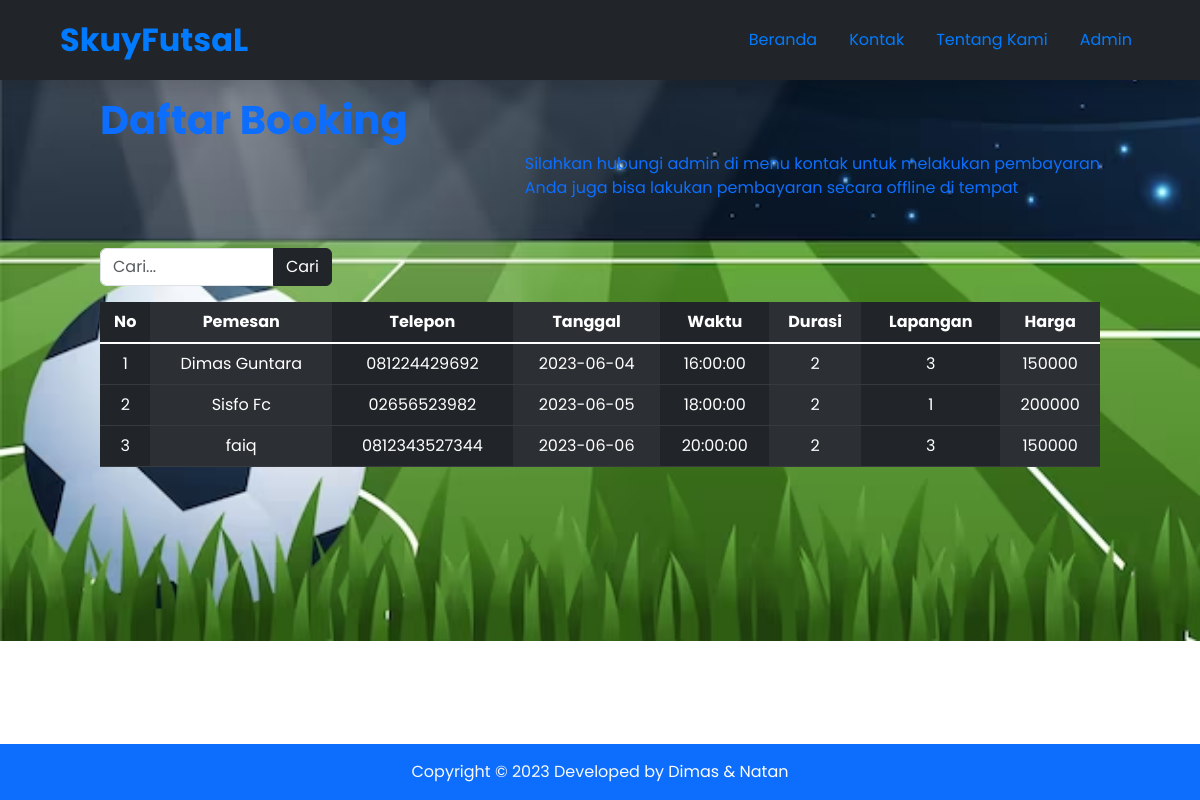
Screenshot of /booking.php with the database file from the repository.
### tables this page shows
CREATE TABLE `booking` (
  `id` int(11) NOT NULL,
  `nama` varchar(255) NOT NULL,
  `no_telepon` varchar(255) NOT NULL,
  `tanggal` date NOT NULL,
  `waktu` time NOT NULL,
  `durasi` int(11) NOT NULL,
  `no_lapangan` int(11) NOT NULL,
  `harga` int(11) NOT NULL
);

### booking.php (the view, shortened to what this page needs)
<?php
include('connection.php');
$query = mysqli_query($connect, "SELECT * FROM booking");
$result = mysqli_fetch_all($query, MYSQLI_ASSOC);
?>
<!DOCTYPE html>
<html lang="en">
  <head>
    <link href="https://cdn.jsdelivr.net/npm/bootstrap@5.3.0-alpha3/dist/css/bootstrap.min.css" rel="stylesheet" />
    <link rel="stylesheet" href="https://cdn.jsdelivr.net/npm/bootstrap-icons@1.10.5/font/bootstrap-icons.css">
    <link rel="stylesheet" href="style.css" />
  </head>
  <body>
  <header>
      <nav class="navbar navbar-expand-lg bg-dark shadow" data-bs-theme="light">
        <div class="container-fluid mx-5">
          <a class="navbar-brand" href="index.php">SkuyFutsaL</a>
          <div class="collapse navbar-collapse" id="navbarSupportedContent">
            <ul class="navbar-nav ms-auto mb-2 mb-lg-0 gap-3">
              <li class="nav-item">
                <a class="nav-link" aria-current="page" href="index.php">Beranda</a>
              </li>
              <li class="nav-item">
                <a class="nav-link" href="https://wa.me/6281224429692">Kontak</a>
              </li>
              <li class="nav-item">
                <a class="nav-link" href="about.html">Tentang Kami</a>
              </li>
              <li class="nav-item">
                <a class="nav-link" href="admin.php">Admin</a>
              </li>
            </ul>
          </div>
        </div>
      </nav>
    </header>
    <main class="d-flex justify-content-center mt-3">
      <div class="table-responsive col-10">
        <h1 class="text-primary fw-bold">Daftar Booking</h1>
        <p class="text-primary d-flex justify-content-md-end">Silahkan hubungi admin di menu kontak untuk melakukan pembayaran
        <br> Anda juga bisa lakukan pembayaran secara offline di tempat</p>
        <div class="row mt-5">
          <div class="col-3">
            <form class="input-group align-items-bottom" role="search" action="search.php" method="get">
              <input class="form-control" type="search" name="keyword" placeholder="Cari..." aria-label="Search" />
              <button class="btn btn-dark" type="submit">Cari</button>
            </form>
          </div>
        </div>
        <table class="table table-dark table-striped-columns text-white mt-3">
                <thead>
                  <tr class="text-center">
                    <th scope="col">No</th>
                    <th scope="col">Pemesan</th>
                    <th scope="col">Telepon</th>
                    <th scope="col">Tanggal</th>
                    <th scope="col">Waktu</th>
                    <th scope="col">Durasi</th>
                    <th scope="col">Lapangan</th>
                    <th scope="col">Harga</th>
                  </tr>
                </thead>
          <tbody class="table-group-divider">
            <?php foreach ($result as $key => $value) : ?>
            <tr class="text-center">
              <td class="px-2"><?php echo $key + 1; ?></td>
              <td class="px-2"><?php echo $value['nama']; ?></td>
              <td class="px-2"><?php echo $value['no_telepon']; ?></td>
              <td class="px-2"><?php echo $value['tanggal']; ?></td>
              <td class="px-2"><?php echo $value['waktu']; ?></td>
              <td class="px-4"><?php echo $value['durasi']; ?></td>
              <td class="px-5"><?php echo $value['no_lapangan']; ?></td>
              <td class="px-2"><?php echo $value['harga']; ?></td>
            </tr>
            <?php endforeach ?>
          </tbody>
        </table>
      </div>
    </main>
    <footer class="bg-primary footer-section py-3  fixed-bottom">
        <div class="text-center">
            <p class="mb-0 text-light">Copyright &copy;
                 2023 Developed by
                <a class="text-white text-decoration-none" href="https://wa.me/6281224429692">Dimas & Natan</a>
            </p>
        </div>
    </footer>
  </body>
</html>

### style.css (style rules this page uses)
body { font-family: "Poppins", sans-serif; background-image: url("img/background.avif"); background-position: center; background-size: cover; background-repeat: no-repeat; background-attachment: scroll fixed; }
.navbar-brand { font-size: 2rem; font-weight: bold; color: #007bff; }
.navbar { height: 80px; }
.navbar-nav .nav-link { color: #007bff; }

### rows the page displays
booking: nama "Dimas Guntara", no_telepon "081224429692", tanggal "2023-06-04", waktu "16:00:00", durasi "2", no_lapangan "3", harga "150000"
booking: nama "Sisfo Fc", no_telepon "02656523982", tanggal "2023-06-05", waktu "18:00:00", durasi "2", no_lapangan "1", harga "200000"
booking: nama "faiq", no_telepon "0812343527344", tanggal "2023-06-06", waktu "20:00:00", durasi "2", no_lapangan "3", harga "150000"
